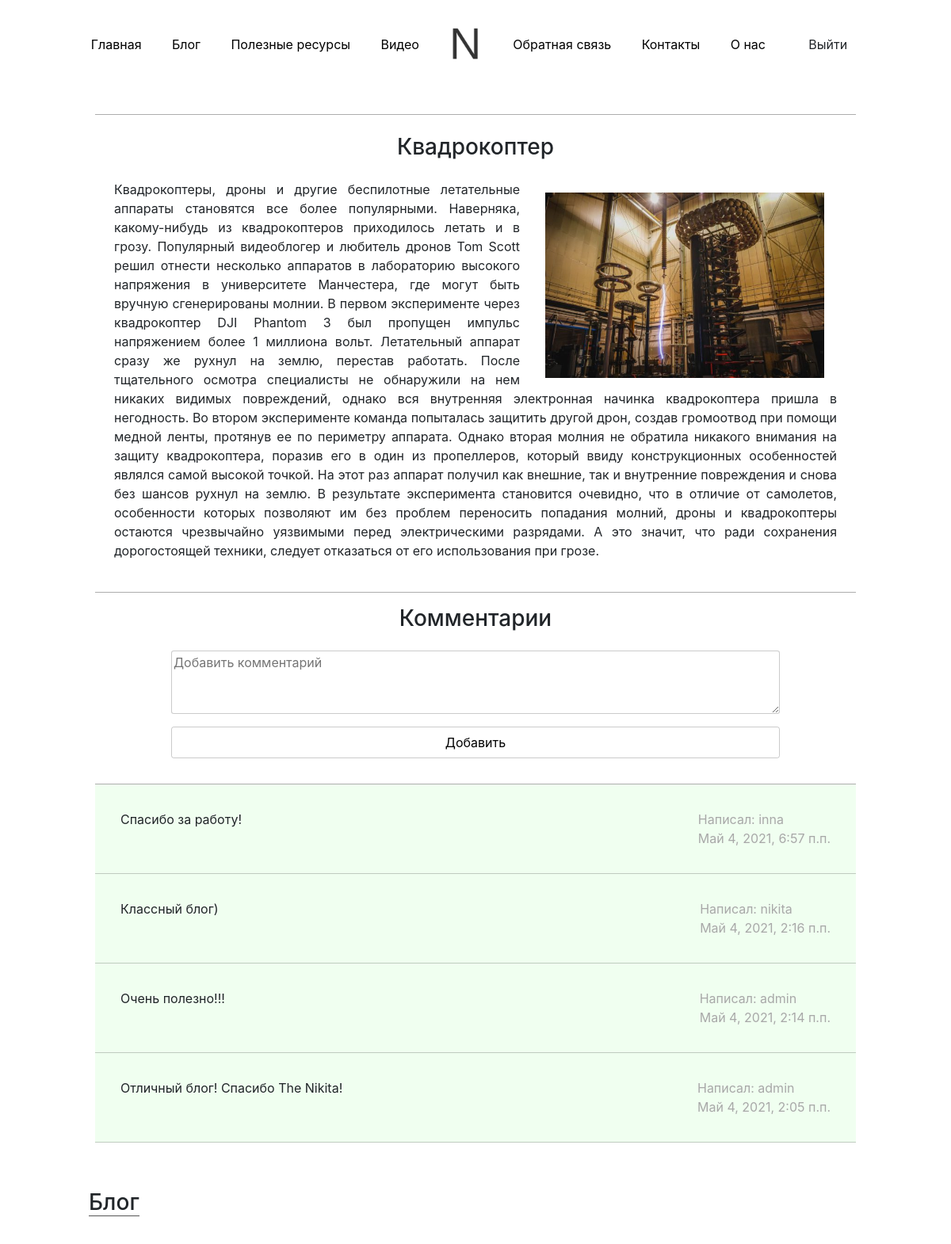
The app's page /blogcontent/32 (signed in) with its own data.
### mainApp/models.py (models this page shows, shortened)
class Blog(models.Model):
    picture = models.ImageField(null=True, blank=True, upload_to="")
    title = models.CharField('Сообщение', max_length=50)
    description = models.CharField("Краткое содержание", max_length=150)
    content = models.TextField("Полное содержание")
    posted = models.DateTimeField("Время", default=datetime.now)

class Comment(models.Model):
    user = models.ForeignKey(User, null=True, on_delete=models.CASCADE)
    comment = models.TextField('Сообщение')
    time = models.DateTimeField("Время", default=datetime.now)
    post = models.ForeignKey(Blog, null=True, on_delete=models.CASCADE)

### mainApp/views.py (the view)
# urls.py: path('blogcontent/<int:pk>', views.blogcontent, name='blogcontent'),
def blogcontent(request, pk):
    post = Blog.objects.get(id=pk)
    comment = Comment.objects.filter(post = pk).order_by('-time')
    if request.user.is_authenticated:
        user_first_name = request.user.first_name
        user_last_name = request.user.last_name
        if request.method == 'POST':
            form = CommentForm(request.POST)
            if form.is_valid():
                form2 = form.save(commit=False)
                form2.user = request.user
                form2.time = datetime.now()
                form2.post = post
                form2.save()
                form = CommentForm()
        else:
            form = CommentForm()
        context = {'user_first_name': user_first_name, 'user_last_name': user_last_name, 'footertitle': 'Блог', 'form': form, 'post': post, 'comment': comment}
    else:
        context = {'post': post}
    return render(request, 'mainApp/blogcontent.html', context)

### mainApp/forms.py
class CommentForm(ModelForm):
   class Meta:
      model = Comment
      fields = ["comment"]
      widgets = {
         "comment": Textarea(attrs={'placeholder': 'Добавить комментарий'})
      }

### mainApp/templates/mainApp/blogcontent.html (shortened to what this page needs)
{% extends "mainApp/index.html" %}
{% block content %}
<div class="blogcontent-px">
   <div class="blogcontent">
      <h3>{{ post.title }}</h3>
      <img class="img1" src="{{ post.picture.url }}" alt="">
      <p>{{ post.content }}</p>
   </div>
   <h3 class="title-blogcontent-px">Комментарии</h3>
   {% if user.is_authenticated %}
   <div class="blogcontent-comment">
      <form method="POST">
         {{ form.comment }}
         <button type="submit" value="Отправить">Добавить</button>
      </form>
   </div>
   {% else %}
   <h4>Оставлять комментарии могут только зарегестрированные пользователи!</h4>
   {% endif %}
   {% for el in comment %}
   <div class="comment">
      <span>{{ el.comment }}</span>
      <div class="user-comment">
      <span>Написал: {{ el.user }}</span>
      <span>{{ el.time }}</span>
      </div>
   </div>
   {% endfor %}
</div>
{% endblock %}

### mainApp/templates/mainApp/index.html (shortened to what this page needs)
{% load static %}
<html lang="en">
<head>
  <link href="https://cdn.jsdelivr.net/npm/bootstrap@5.0.0-beta3/dist/css/bootstrap.min.css" rel="stylesheet">
  <link rel="stylesheet" href="{% static 'css/main.css' %}" type="text/css">
  <link rel="stylesheet" href="{% static 'css/bootnik.css' %}" type="text/css">
</head>
<body>
{%include "mainApp/includes/header.html"%}
{% block content %}
{% endblock %}
{%include "mainApp/includes/footer.html"%}
</body>
</html>

### mainApp/templates/mainApp/includes/header.html (shortened to what this page needs)
{% block content %}
{% load static %}
<div class="header-px">
   <div class="nav-header">
      <a href="/">Главная</a>
      <a href="/blog">Блог</a>
      <a href="/useres">Полезные ресурсы</a>
      <a href="/video">Видео</a>
      <img src="{% static 'img/n.png' %}" class="img-active-two" alt="">
      <a href="/feedback">Обратная связь</a>
      <a href="/contacts">Контакты</a>
      <a href="/about">О нас</a>
      {% if user.is_superuser %}
      <div class="dropdown">
         <div class="dropdown-btn" onclick="location.href='/logout';">Выйти</div>
      </div>
   {% endif %}
   </div>
</div>
{% endblock %}

### mainApp/templates/mainApp/includes/footer.html (shortened to what this page needs)
{% block content %}
<footer class="footer-px">
   <div class="footer-left"><h3 class="h3-page">{{ footertitle }}</h3></div>
</footer>
{% endblock %}

### mainApp/static/css/main.css (style rules this page uses)
body { padding-top: 7rem; }
.header-px { display: flex; flex-direction: row; position: fixed; z-index: 1000; width: 100%; top: 0; height: 7rem; background-color: rgb(255, 255, 255); }
.nav-header { display: flex; flex-direction: row; height: 100%; width: 100%; justify-content: center; align-items: center; }
.header-px img { width: 4rem; height: 4rem; margin: 0 3rem; }
.header-px a { text-decoration: none; color: rgb(0, 0, 0); margin: 0 2.2rem; }
.img-active-two { display: flex; }
.dropdown-btn { cursor: pointer; font-size: 1rem; }
.dropdown { display: flex; flex-direction: column; position: relative; display: inline-block; margin: 0 2.2rem; }
body { position: relative; padding-bottom: 6rem; min-height: 100vh; }
.footer-px { height: 6rem; position: absolute; bottom: 0; width: 100%; background-color: rgb(255, 255, 255); }
.footer-left { width: 50%; height: 100%; padding: 1.7rem 7rem; }
.h3-page { display: inline; border-bottom: 1px solid rgb(85, 85, 85); }
.blogcontent-px { display: flex; flex-direction: column; align-items: center; padding: 2rem 0; }
.blogcontent { width: 80%; border-bottom: 1px solid rgb(173, 173, 173); padding: 1.5rem; border-top: 1px solid rgb(173, 173, 173); padding: 1.5rem; }
.img1 { display: block; float: right; padding: 1rem 1rem 0.5rem 2rem; width: 400px; }
.blogcontent h3 { padding-bottom: 1rem; text-align: center; }
.blogcontent p { text-align: justify; }
.title-blogcontent-px { padding: 1rem; text-align: center; }
.blogcontent-comment { width: 80%; border-bottom: 1px solid rgb(173, 173, 173); }
.blogcontent-comment form { display: flex; flex-direction: column; align-items: center; }
.blogcontent-comment textarea { outline: none; width: 80%; height: 5rem; border: 1px solid rgba(0, 0, 0, 0.205); border-radius: 0.2rem; }
.blogcontent-comment button { margin: 1rem 0; width: 80%; border: 1px solid rgba(0, 0, 0, 0.205);border-radius: 0.2rem;height: 2.5rem;background-color: rgba(255, 255, 255, 0); }
.comment { display: flex; padding: 2rem; width: 80%; border-bottom: 1px solid rgba(0, 0, 0, 0.205); background-color: rgba(0, 255, 13, 0.060); }
.user-comment { margin-left: auto; display: flex; flex-direction: column; color: rgb(168, 168, 168); }
@media (min-width: 991px) and (max-width: 1300px) { .header-px img { width: 3rem; height: 3rem; margin: 0 1rem; } }
@media (min-width: 991px) and (max-width: 1300px) { .header-px a { margin: 0 1.2rem; } }

### mainApp/static/css/bootnik.css (style rules this page uses)
*,::before,::after { box-sizing:border-box }
html { font-family:sans-serif;line-height:1.15;-webkit-text-size-adjust:100%;-ms-text-size-adjust:100%;-ms-overflow-style:scrollbar;-webkit-tap-highlight-color:transparent }
body { margin:0;font-family:-apple-system,BlinkMacSystemFont,"Segoe UI",Roboto,"Helvetica Neue",Arial,sans-serif,"Apple Color Emoji","Segoe UI Emoji","Segoe UI Symbol";font-size:1rem;font-weight:400;line-height:1.5;color:#212529;text-align:left;background-color:#fff }
article,aside,dialog,figcaption,figure,footer,header,hgroup,main,nav,section { display:block }
h1,h2,h3,h4,h5,h6 { margin-top:0;margin-bottom:.5rem }
p { margin-top:0;margin-bottom:1rem }
a { color:#007bff;text-decoration:none;background-color:transparent;-webkit-text-decoration-skip:objects }
img { vertical-align:middle;border-style:none }
button { border-radius:0 }
input,button,select,optgroup,textarea { margin:0;font-family:inherit;font-size:inherit;line-height:inherit }
button,input { overflow:visible }
button,select { text-transform:none }
button,html [type="button"],[type="reset"],[type="submit"] { -webkit-appearance:button }
textarea { overflow:auto;resize:vertical }
h1,h2,h3,h4,h5,h6,.h1,.h2,.h3,.h4,.h5,.h6 { margin-bottom:.5rem;font-family:inherit;font-weight:500;line-height:1.2;color:inherit }
h3,.h3 { font-size:1.75rem }

### records on screen
Blog: title "Квадрокоптер", picture (picture), content "Квадрокоптеры, дроны и другие беспилотные летательные аппараты становятся все более популярными. Наверняка, какому-нибудь из квадрокоптеров приходилось летать и в грозу. Популярный видеоблогер и любитель дронов Tom Scott решил отнести несколько аппаратов в лабораторию высокого напряжения в университете Манчестера, где могут быть вручную сгенерированы молнии. В первом эксперименте через квадрокоптер DJI Phantom 3 был пропущен импульс напряжением более 1 миллиона вольт. Летательный аппарат сразу же рухнул на землю, перестав работать. После тщательного осмотра специалисты не обнаружили на нем никаких видимых повреждений, однако вся внутренняя электронная начинка квадрокоптера пришла в…"
Comment: comment "Спасибо за работу!", user "inna", time "Май 4, 2021, 6:57 п.п."
Comment: comment "Классный блог)", user "nikita", time "Май 4, 2021, 2:16 п.п."
Comment: comment "Очень полезно!!!", user "admin", time "Май 4, 2021, 2:14 п.п."
Comment: comment "Отличный блог! Спасибо The Nikita!", user "admin", time "Май 4, 2021, 2:05 п.п."

### other values on screen
{{ footertitle }} "Блог"
